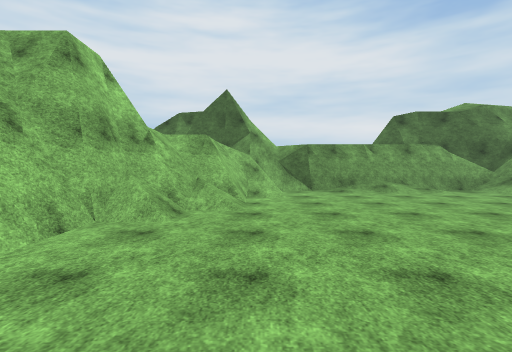
View 1 (above)

16 first-person views from a walk through a 3-D level made in the Unity game engine. The camera is 1.5 m above the floor, tilts 2° down and sees 85° across. The floor is counted in squares, 2 m on a side. Each view is taken from the middle of a square. On the plan, view 1 faces up. The plan holds only what a view shows up to about 10 squares ahead; the rest is blank. The place goes on beyond the plan. The player character is not drawn. Surface patterns are stand-ins for the level's own textures.

View 2
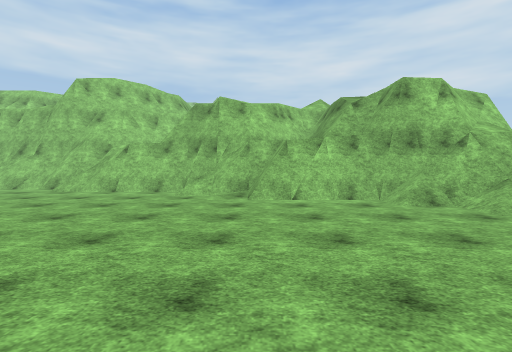

View 3
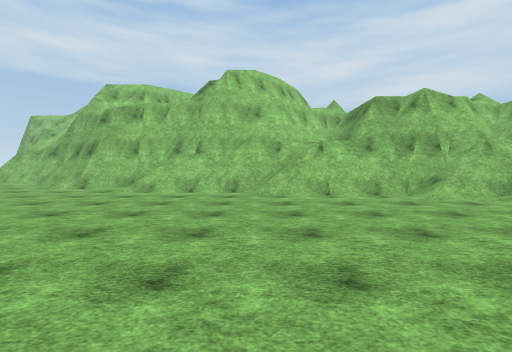

View 4
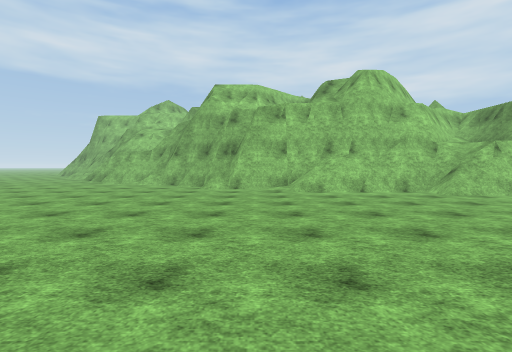

View 5
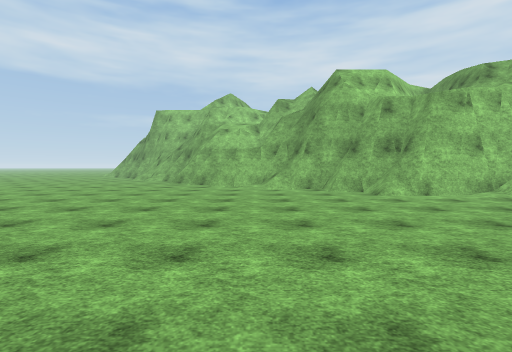

View 6
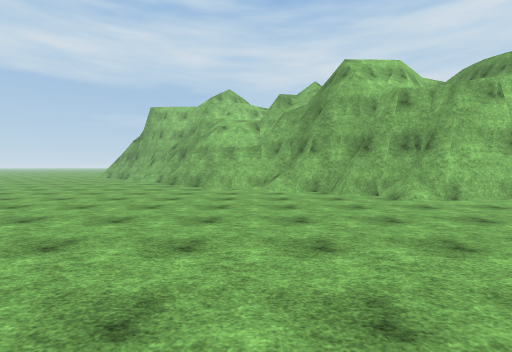

View 7
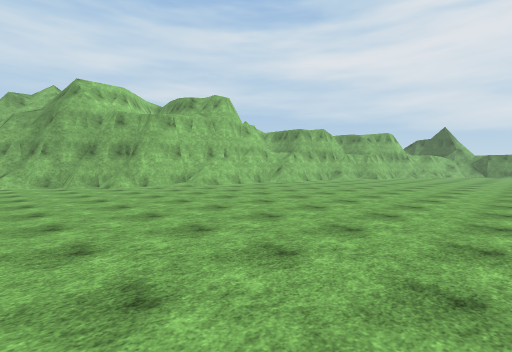

View 8
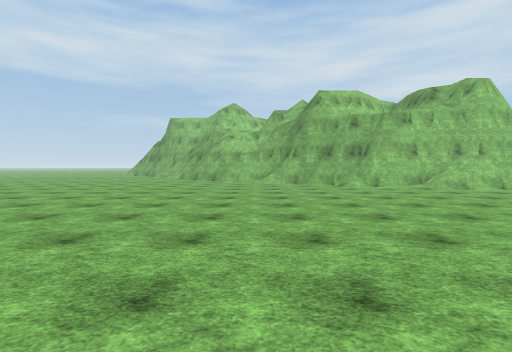

View 9
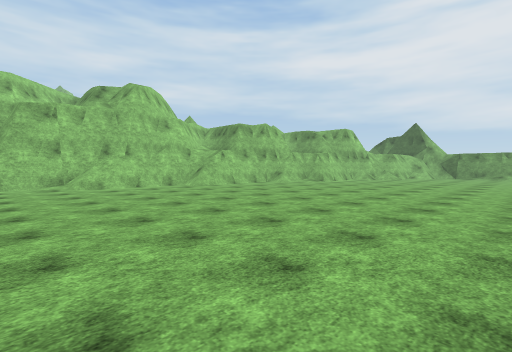

View 10
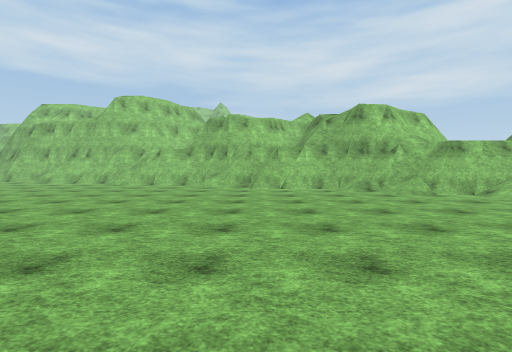

View 11
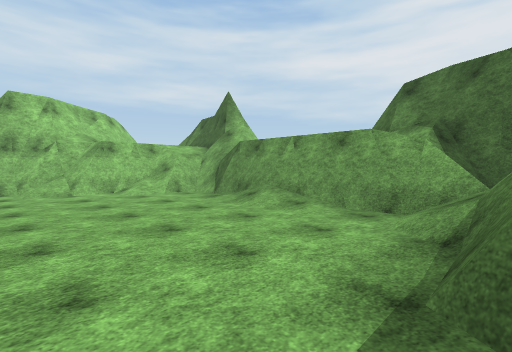

View 12
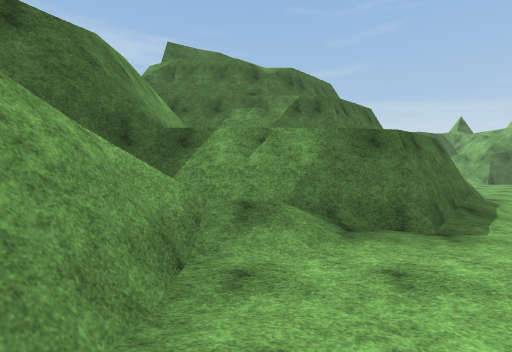

View 13
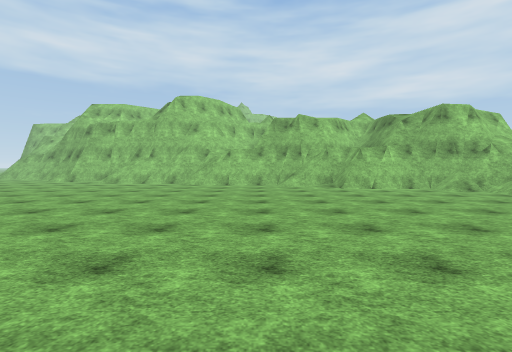

View 14
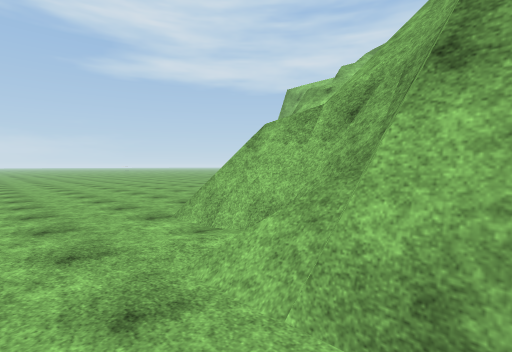

View 15
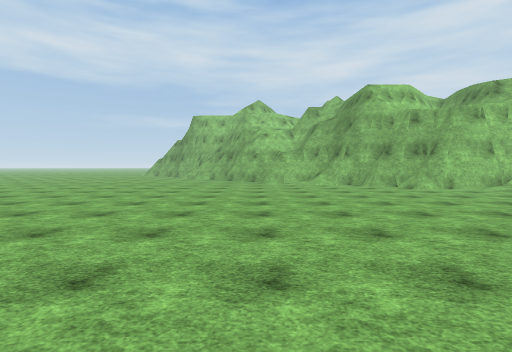

View 16
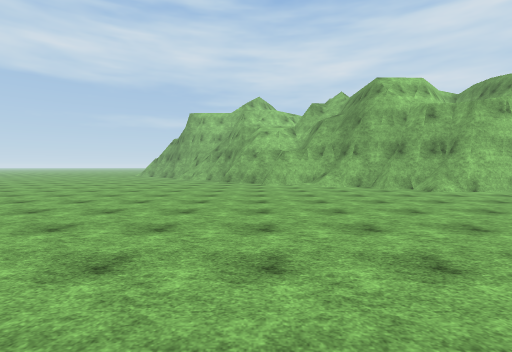

### Floor plan
Key: @ floor where view 1 was taken; # wall or solid block; . floor; / step, stairs or slope; = window, fence, low wall or low ledge.
Columns run from 9 left of view 1 to 13 right of it. Each row starts with its distance up from view 1.
 12               #
 11           =   #
 10          #=#  #
  9         #=/#######
  8         #/..///./#
  7         #/....../#
  6       #=#........##
  5       ##/......../##
  4       #/........../##
  3       #/.......   ./#
  2      ##/........   ./
  1      ##/.........   ...
  0      #=..@......
 -1      #..........
 -2     ##...........
 -3     ##..........
 -4     #=.........
 -5    ##..........
 -6    ##..........
 -7    #=..........
 -8    #...........
 -9   ##...........
-10   ##...........
-11  ##............
-12  ##...........
-13 ##............
-14 #.............
-15 #.............
-16 #............
-17 .............
-18 ............
-19 ...........
-20 ..........
-21 .........
-22 ........
-23 .......
-24 ......
-25 ....

Where each view was taken, in squares from view 1:
view 1: 0 up, 0 right, facing up
view 2: 1 up, 4 right, facing left
view 3: 5 down, 3 right, facing left
view 4: 10 down, 3 right, facing left
view 5: 15 down, 1 right, facing left
view 6: 15 down, 0 right, facing left
view 7: 15 down, 4 right, facing up-left
view 8: 15 down, 4 right, facing left
view 9: 11 down, 5 right, facing up-left
view 10: 1 up, 7 right, facing left
view 11: 4 up, 8 right, facing up-left
view 12: 8 up, 4 right, facing right
view 13: 2 down, 7 right, facing left
view 14: 13 down, 7 left, facing down-left
view 15: 17 down, 3 right, facing left
view 16: 17 down, 2 right, facing left
